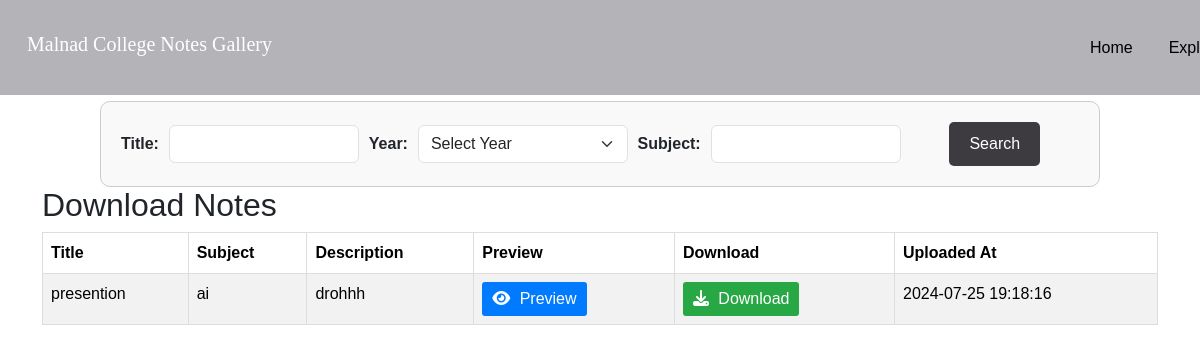
The page /display_notes.php?year=4 on the database its author committed.
### tables this page shows
CREATE TABLE `notes` (
  `note_id` int(11) NOT NULL,
  `user_id` int(11) NOT NULL,
  `title` varchar(255) NOT NULL,
  `content` text NOT NULL,
  `description` text DEFAULT NULL,
  `file_name` varchar(255) DEFAULT NULL,
  `file_path` varchar(255) DEFAULT NULL,
  `uploaded_at` timestamp NOT NULL DEFAULT current_timestamp(),
  `subject` varchar(255) NOT NULL,
  `year` int(4) NOT NULL
);

### display_notes.php (the view, shortened to what this page needs)
<?php
require_once('db.php');
$year = $_GET['year'] ?? '';
$sql = "SELECT * FROM notes WHERE 1=1";
$params = [];
$types = '';
if ($year) {
    $sql .= " AND year = ?";
    $params[] = $year;
    $types .= 'i';
}
$stmt = $conn->prepare($sql);
if ($params) {
    $stmt->bind_param($types, ...$params);
}
$stmt->execute();
$result = $stmt->get_result();
?>
<!DOCTYPE html>
<html lang="en">
<head>
    <link rel="stylesheet" href="https://cdnjs.cloudflare.com/ajax/libs/font-awesome/6.5.2/css/all.min.css">
    <link href="https://cdn.jsdelivr.net/npm/bootstrap@5.3.3/dist/css/bootstrap.min.css" rel="stylesheet">
</head>
<body>
<div class="navbar navbar-expand-lg navbar-dark bg-transparent fixed-top navbar-custom">
    <div class="container-fluid">
    <h1 class="h1-tag">Malnad College Notes Gallery</h1>
        <div class="offcanvas offcanvas-start" tabindex="-1" id="offcanvasNavbar" aria-labelledby="offcanvasNavbarLabel">
            <div class="offcanvas-body">
                <ul class="navbar-nav">
                    <li class="nav-item">
                    <a href="index.php" class="nav-link">Home</a>
                    </li>
                    <li class="nav-item dropdown">
                        <a class="nav-link dropdown-toggle" href="#" id="navbarDropdown" role="button" data-bs-toggle="dropdown" aria-expanded="false">
                            Explore More
                        </a>
                    </li>
                </ul>
            </div>
        </div>
    </div>
</div>
<div class="dform">
    <form method="GET" action="display_notes.php">
        <label for="title">Title:</label>
        <input type="text" id="title" name="title" class="form-control">
        <label for="year">Year:</label>
        <select id="year" name="year" class="form-select">
            <option value="">Select Year</option>
        </select>
        <label for="subject">Subject:</label>
        <input type="text" id="subject" name="subject" class="form-control">
        <div class="submit"><button type="submit" class="btn btn-primary">Search</button></div>
    </form>
</div>
<?php
if ($result->num_rows > 0) {
    echo '<div class="container">';
    echo '<h2>Download Notes</h2>';
    echo '<div class="table-responsive">';
    echo '<table class="table table-striped">';
    echo '<thead>';
    echo '<tr>';
    echo '<th>Title</th>';
    echo '<th>Subject</th>';
    echo '<th>Description</th>';
    echo '<th>Preview</th>';
    echo '<th>Download</th>';
    echo '<th>Uploaded At</th>';
    echo '</tr>';
    echo '</thead>';
    echo '<tbody>';
    while ($row = $result->fetch_assoc()) {
        $title = htmlspecialchars($row['title']);
        $subject = htmlspecialchars($row['subject']);
        $description = htmlspecialchars($row['description']);
        $file_path = htmlspecialchars($row['file_path']);
        $uploaded_at = htmlspecialchars($row['uploaded_at']);
        echo '<tr>';
        echo '<td>' . $title . '</td>';
        echo '<td>' . $subject . '</td>';
        echo '<td>' . $description . '</td>';
        echo '<td><a class="preview-button" href="preview.php?file=' . $file_path . '" target="_blank"><i class="fa fa-eye"></i> Preview</a></td>';
        echo '<td><a class="download-button" href="download.php?file=' . $file_path . '"><i class="fa fa-download"></i> Download</a></td>';
        echo '<td>' . $uploaded_at . '</td>';
        echo '</tr>';
    }
    echo '</tbody>';
    echo '</table>';
    echo '</div>';
    echo '</div>';
} else {
    echo '<div class="container"><p>No notes found.</p></div>';
}
?>
</body>
</html>

### display_notes.php (style rules this page uses)
body { font-family: Arial, sans-serif; }
.h1-tag { font-size: 20px; font-family: 'Times New Roman', Times, serif; color: white; }
.navbar-custom { background-color: #B4B4B8 !important; height: 95px; }
.nav-item { color: black; }
.dform { width: 100%; max-width: 1000px; margin: auto; padding: 20px; border: 1px solid #ccc; border-radius: 10px; background-color: #f9f9f9; margin-bottom: 20px; position: relative; top: 101px; }
.navbar { width: 100%; padding: 0 15px; box-sizing: border-box; }
.navbar a { color: black; margin: 0 10px; text-decoration: none; font-size: 16px; padding: 10px 15px; transition: color 0.3s, background-color 0.3s; }
.dform form { display: flex; justify-content: space-between; align-items: center; gap: 10px; }
.dform label { font-weight: bold; }
.navbar-nav { position: relative; left: 800px; text-decoration: none; }
.container { position: relative; top: 80px; }
.submit { display: flex; justify-content: center; width: 100%; }
.submit button { padding: 10px 20px; background-color: #3D3B40; color: white; border: none; border-radius: 5px; cursor: pointer; transition: background-color 0.3s; }
a { color: #007bff; text-decoration: none; }
.preview-button, .download-button { display: inline-block; padding: 5px 10px; margin-right: 5px; color: white; border: none; border-radius: 3px; cursor: pointer; text-align: center; text-decoration: none; }
.preview-button { background-color: #007bff; }
.download-button { background-color: #28a745; }
.fa-eye, .fa-download { margin-right: 5px; }
.table-responsive { overflow-y: auto; height: 80vh; }
@media (min-width: 768px) { table { width: 100%; border-collapse: collapse; margin-bottom: 20px; font-size: 16px; } }
@media (min-width: 768px) { th, td { border: 1px solid #ddd; padding: 10px; } }
@media (min-width: 768px) { th { background-color: #f4f4f4; text-align: left; } }

### rows shown on the page
notes: title "presention", subject "ai", description "drohhh", uploaded_at "2024-07-25 19:18:16"
